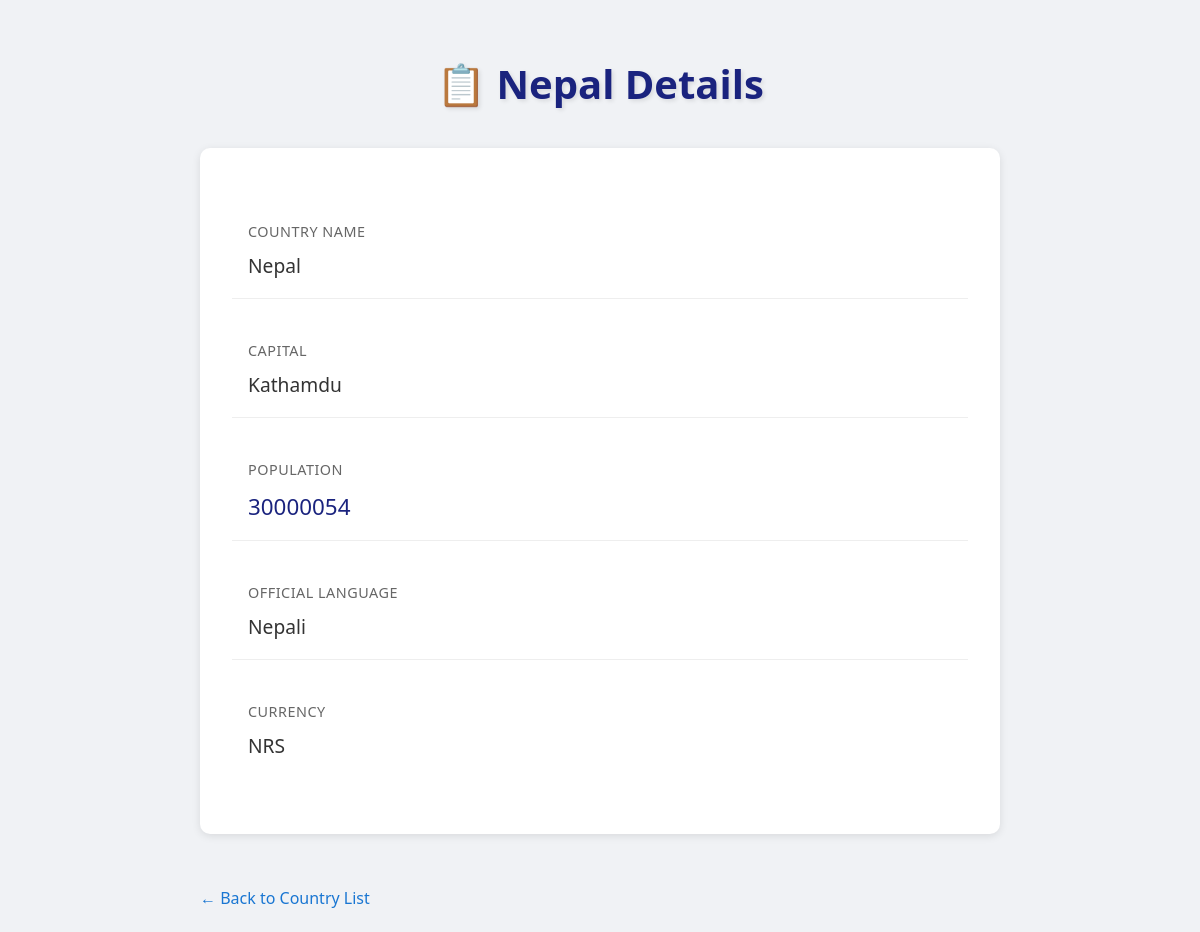
/Nepal, run on the app's committed database.
### countrycapitalapp/models.py (models this page shows, shortened)
class Country(models.Model):
    name = models.CharField(max_length=150)
    capital = models.CharField(max_length=150)
    population = models.IntegerField()
    official_language = models.CharField(max_length=50)
    currency = models.CharField(max_length=50)

### countrycapitalapp/views.py (the view)
# urls.py: path('<str:country>', views.detail, name='detail'),
def detail(request, country):
    choosen_country = Country.objects.get(name=country)
    if choosen_country:
        return render(request, 'countrycapitalapp/detail.html', {
            'country': choosen_country.name,
            'capital': choosen_country.capital,
            'currency': choosen_country.currency,
            'population': choosen_country.population,
            'language': choosen_country.official_language,
        })
    else:
        return HttpResponse('<h2>Country not found</h2>')

### countrycapitalapp/templates/countrycapitalapp/detail.html (shortened to what this page needs)
{% extends "countrycapitalapp/base.html" %}
{% load static %}
{% block mystyle %}
<link rel="stylesheet" href="{% static 'countrycapitalapp/css/detail.css' %}">
{% endblock mystyle %}
{% block mybody %}
<div class="container">
    <h1>📋 {{ country|capfirst }} Details</h1>
    <div class="details-card">
        <div class="detail-item">
            <div class="detail-label">Country Name</div>
            <div class="detail-value">{{ country|capfirst }}</div>
        </div>
        <div class="detail-item">
            <div class="detail-label">Capital</div>
            <div class="detail-value">{{ capital|capfirst }}</div>
        </div>
        <div class="detail-item">
            <div class="detail-label">Population</div>
            <div class="detail-value population">{{ population }}</div>
        </div>
        <div class="detail-item">
            <div class="detail-label">Official Language</div>
            <div class="detail-value">{{ language|capfirst }}</div>
        </div>
        <div class="detail-item">
            <div class="detail-label">Currency</div>
            <div class="detail-value">{{ currency|capfirst }}</div>
        </div>
    </div>
    <a href="/" class="back-link">← Back to Country List</a>
</div>
{% endblock mybody %}

### countrycapitalapp/static/countrycapitalapp/css/detail.css (style rules this page uses)
* { margin: 0; padding: 0; box-sizing: border-box; font-family: 'Segoe UI', Tahoma, Geneva, Verdana, sans-serif; }
body { background-color: #f0f2f5; line-height: 1.6; padding: 20px; }
.container { max-width: 800px; margin: 0 auto; }
h1 { text-align: center; color: #1a237e; margin: 2rem 0; font-size: 2.5rem; text-shadow: 2px 2px 4px rgba(0,0,0,0.1); }
.details-card { background: white; border-radius: 10px; padding: 2rem; margin: 20px 0; box-shadow: 0 2px 8px rgba(0,0,0,0.1); }
.detail-item { margin: 1.5rem 0; padding: 1rem; border-bottom: 1px solid #eee; }
.detail-item:last-child { border-bottom: none; }
.detail-label { color: #666; text-transform: uppercase; font-size: 0.9rem; letter-spacing: 0.5px; }
.detail-value { color: #333; font-size: 1.2rem; margin-top: 0.5rem; font-weight: 500; }
.population { color: #1a237e; font-size: 1.4rem; }
.back-link { display: inline-block; margin-top: 2rem; text-decoration: none; color: #1976d2; font-weight: 500; transition: color 0.3s ease; }

### data on the page
Country: name "Nepal", capital "Kathamdu", official_language "Nepali", currency "NRS"

### other printed values
{{ population }} "30000054"
